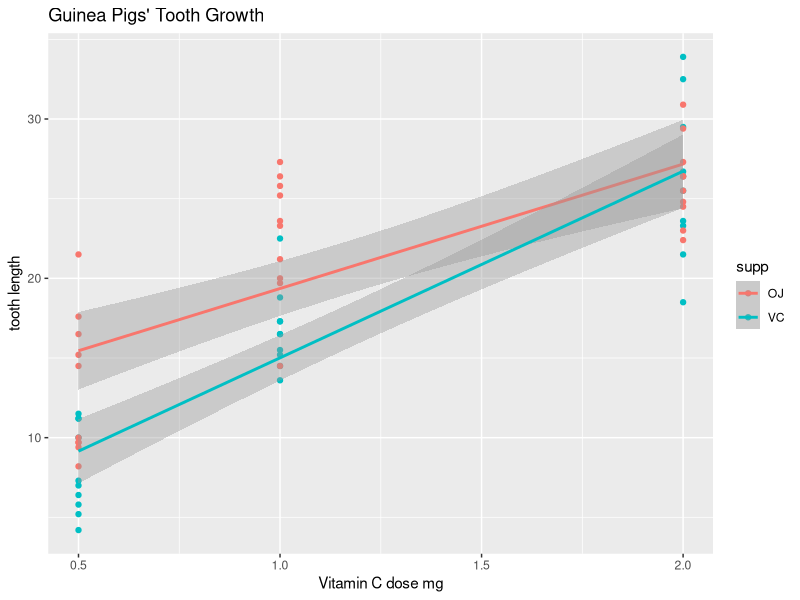
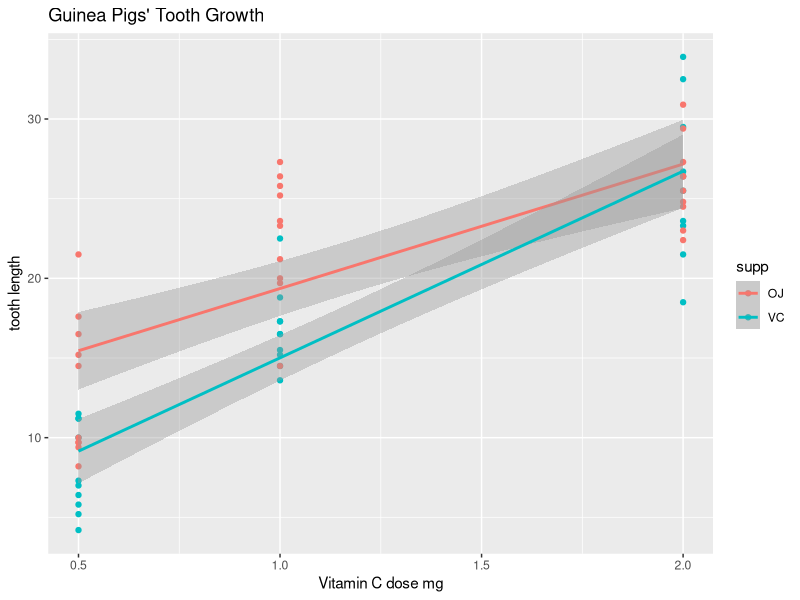
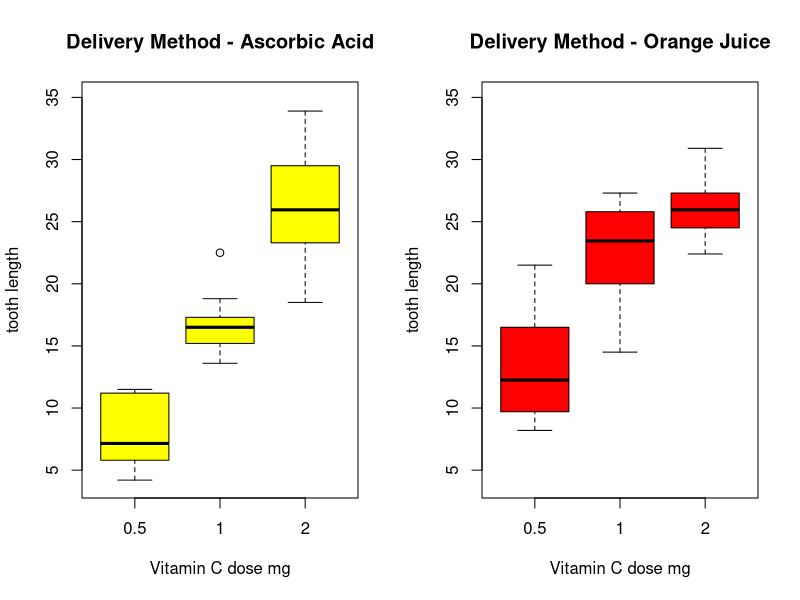

Source code (R) for these figures, in order:
library(ggplot2)
data(ToothGrowth)
qplot(dose, len, data = ToothGrowth, color = supp) + geom_smooth(method = "lm") + labs(x = "Vitamin C dose mg", y = "tooth length", title ="Guinea Pigs' Tooth Growth")
ggsave("Tootgrowth.png")

png("Toothgrowth2.png", width = 900, height = 480)
par(mfrow = c(1,2))
boxplot(len ~ dose, ToothGrowth, 
        subset = supp == "VC", col = "yellow",
         main = "Delivery Method - Ascorbic Acid",
         xlab = "Vitamin C dose mg",
         ylab = "tooth length",
         ylim = c(4,35)
)
boxplot(len ~ dose, ToothGrowth, 
        subset = supp == "OJ", col = "red",
        main = "Delivery Method - Orange Juice",
        xlab = "Vitamin C dose mg",
        ylab = "tooth length",
        ylim = c(4,35)
)
dev.off()





t.test(subset(ToothGrowth, dose == 0.5 & supp == "VC")$len, subset(ToothGrowth, dose == 0.5 & supp == "OJ")$len, paired = FALSE, var.equal = TRUE)
t.test(subset(ToothGrowth, dose == 1 & supp == "VC")$len, subset(ToothGrowth, dose == 1 & supp == "OJ")$len, paired = FALSE, var.equal = TRUE)
t.test(subset(ToothGrowth, dose == 2 & supp == "VC")$len, subset(ToothGrowth, dose == 2 & supp == "OJ")$len, paired = FALSE, var.equal = TRUE)